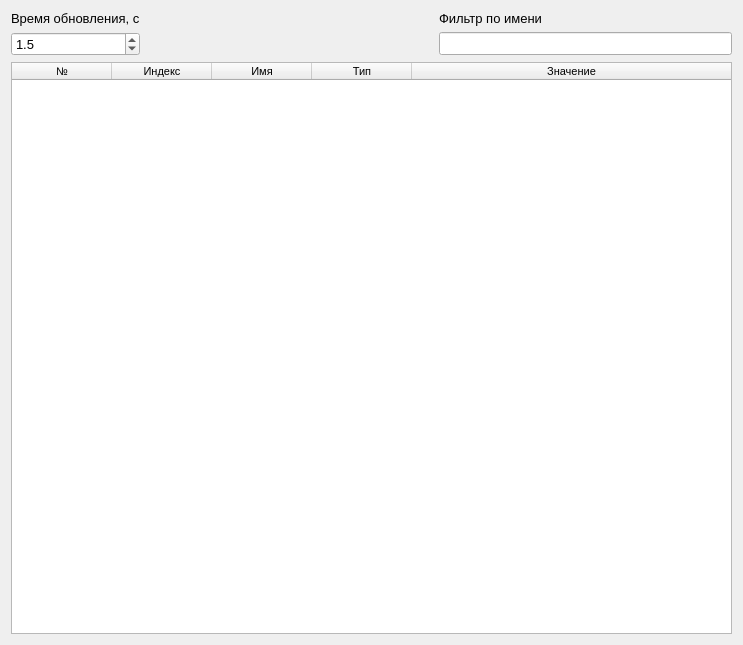
<?xml version="1.0" encoding="UTF-8"?>
<ui version="4.0">
 <class>Dialog</class>
 <widget class="QDialog" name="Dialog">
  <property name="geometry">
   <rect>
    <x>0</x>
    <y>0</y>
    <width>743</width>
    <height>645</height>
   </rect>
  </property>
  <property name="font">
   <font>
    <pointsize>10</pointsize>
   </font>
  </property>
  <property name="windowTitle">
   <string>Tstlan</string>
  </property>
  <layout class="QVBoxLayout" name="verticalLayout">
   <item>
    <layout class="QGridLayout" name="gridLayout">
     <item row="1" column="0">
      <widget class="QDoubleSpinBox" name="doubleSpinBox">
       <property name="decimals">
        <number>1</number>
       </property>
       <property name="singleStep">
        <double>0.500000000000000</double>
       </property>
       <property name="value">
        <double>1.500000000000000</double>
       </property>
      </widget>
     </item>
     <item row="1" column="1">
      <spacer name="horizontalSpacer">
       <property name="orientation">
        <enum>Qt::Horizontal</enum>
       </property>
       <property name="sizeHint" stdset="0">
        <size>
         <width>40</width>
         <height>20</height>
        </size>
       </property>
      </spacer>
     </item>
     <item row="0" column="0">
      <widget class="QLabel" name="label">
       <property name="text">
        <string>Время обновления, с</string>
       </property>
      </widget>
     </item>
     <item row="0" column="2">
      <widget class="QLabel" name="label_2">
       <property name="text">
        <string>Фильтр по имени</string>
       </property>
      </widget>
     </item>
     <item row="1" column="2">
      <widget class="QLineEdit" name="lineEdit"/>
     </item>
    </layout>
   </item>
   <item>
    <widget class="QTableWidget" name="variables_table">
     <property name="font">
      <font>
       <pointsize>8</pointsize>
      </font>
     </property>
     <property name="sortingEnabled">
      <bool>true</bool>
     </property>
     <attribute name="horizontalHeaderShowSortIndicator" stdset="0">
      <bool>true</bool>
     </attribute>
     <attribute name="horizontalHeaderStretchLastSection">
      <bool>true</bool>
     </attribute>
     <attribute name="verticalHeaderVisible">
      <bool>false</bool>
     </attribute>
     <attribute name="verticalHeaderMinimumSectionSize">
      <number>22</number>
     </attribute>
     <attribute name="verticalHeaderDefaultSectionSize">
      <number>22</number>
     </attribute>
     <column>
      <property name="text">
       <string>№</string>
      </property>
     </column>
     <column>
      <property name="text">
       <string>Индекс</string>
      </property>
     </column>
     <column>
      <property name="text">
       <string>Имя</string>
      </property>
     </column>
     <column>
      <property name="text">
       <string>Тип</string>
      </property>
     </column>
     <column>
      <property name="text">
       <string>Значение</string>
      </property>
     </column>
    </widget>
   </item>
  </layout>
 </widget>
 <resources/>
 <connections/>
</ui>
